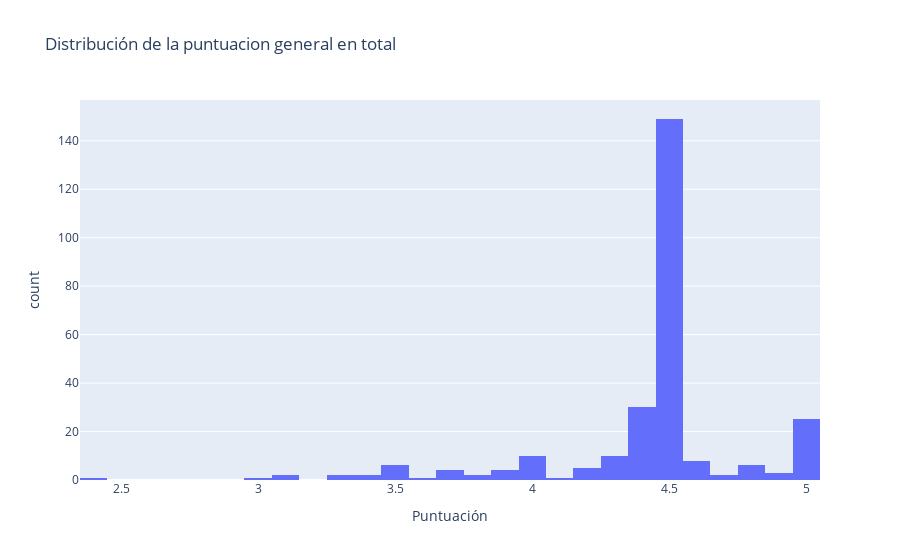

This figure's notebook cell:
### Markdown cell above
---

La distribucion de la puntuacion general total ronda los 4.5 en promedio como podemos observar en la siguiente grafica:

### Code cell
px.histogram(df, x='rating',labels=dict_data_labels, title='Distribución de la puntuacion general en total')

### Figure 1 — Plotly figure (JSON) as saved in the notebook; plotly's stock layout.template omitted (floating-point values rounded to 4 significant figures; data arrays with more than 128 entries replaced by an {"elided": "..."} marker saying what was removed)
{"data": [{"alignmentgroup": "True", "bingroup": "x", "hovertemplate": "Puntuación=%{x}<br>count=%{y}<extra></extra>", "legendgroup": "", "marker": {"color": "#636efa", "pattern": {"shape": ""}}, "name": "", "offsetgroup": "", "orientation": "v", "showlegend": false, "type": "histogram", "x": {"elided": "274 float values"}, "xaxis": "x", "yaxis": "y"}], "layout": {"barmode": "relative", "legend": {"tracegroupgap": 0}, "title": {"text": "Distribución de la puntuacion general en total"}, "xaxis": {"anchor": "y", "domain": [0, 1], "title": {"text": "Puntuación"}}, "yaxis": {"anchor": "x", "domain": [0, 1], "title": {"text": "count"}}}}
